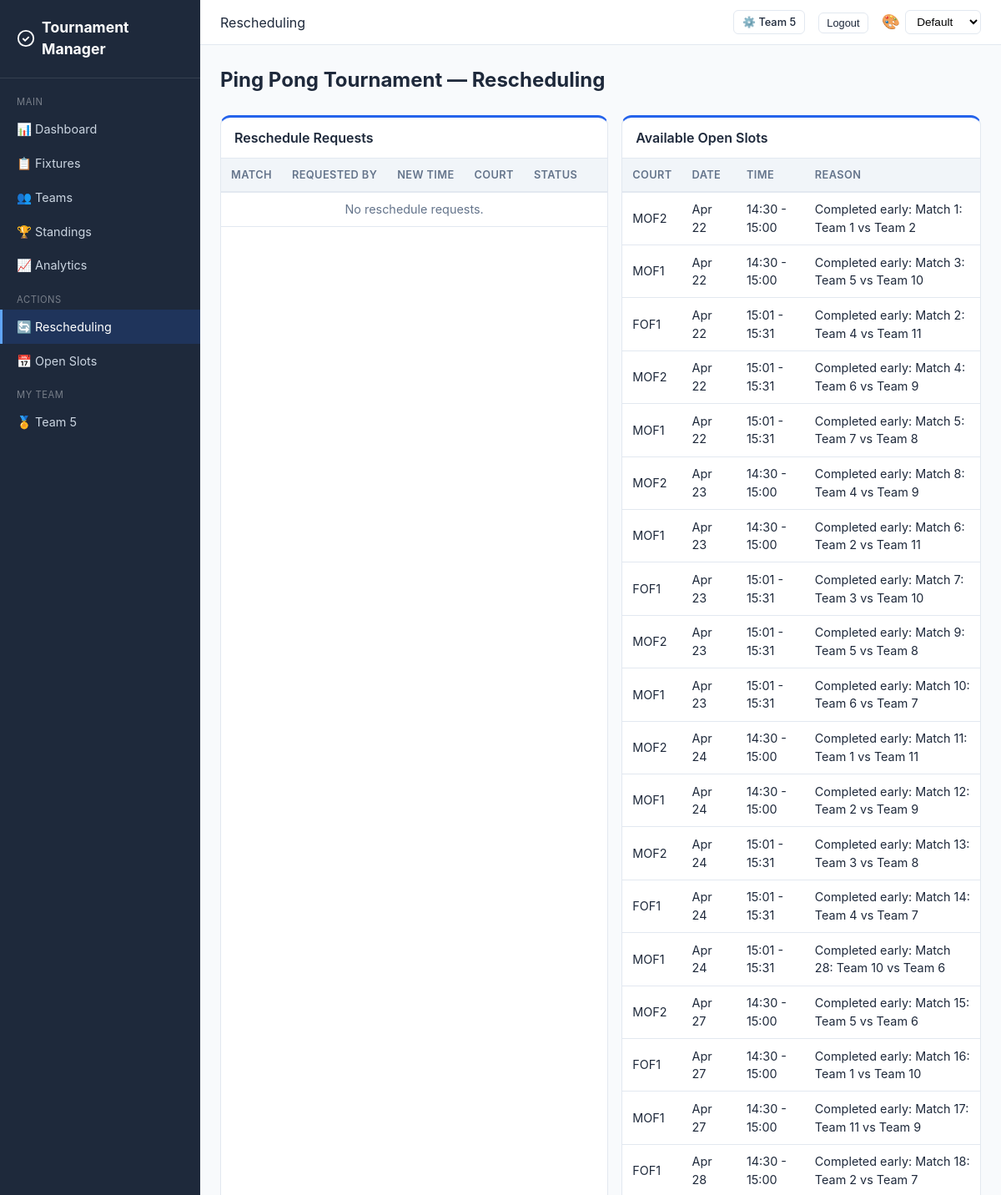
Page /rescheduling/ (signed in, upper part) on the earlier database version.
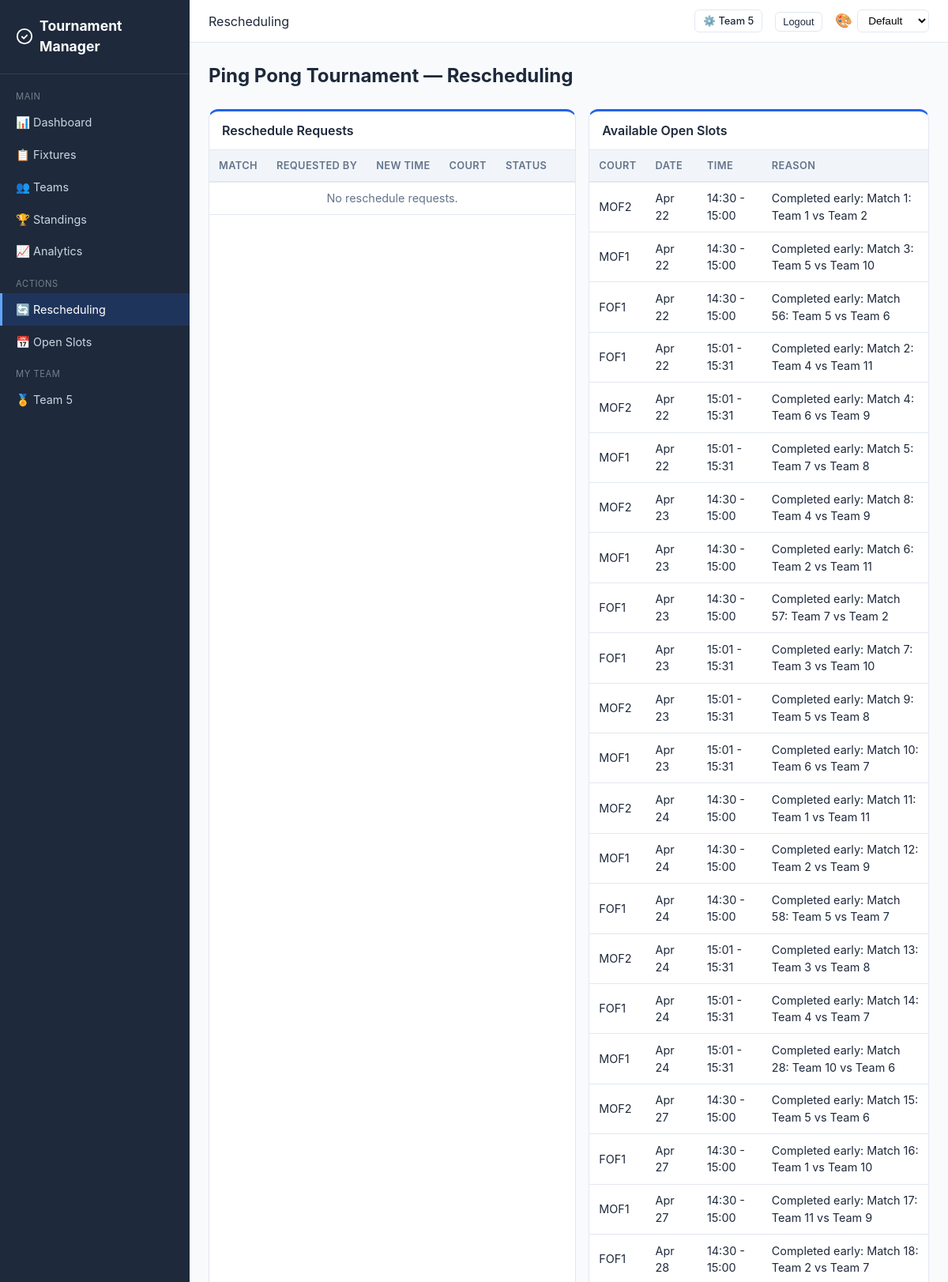
Same page on the later database version.
### core/models.py (models this page shows, shortened)
class OpenSlot(models.Model):
    tournament = models.ForeignKey(
        Tournament, on_delete=models.CASCADE, related_name="open_slots"
    )
    court = models.ForeignKey(Court, on_delete=models.CASCADE)
    start_time = models.DateTimeField()
    end_time = models.DateTimeField()
    reason = models.CharField(max_length=200, default="")
    created_at = models.DateTimeField(auto_now_add=True)
    class Meta:
        ordering = ["start_time"]

class Court(models.Model):
    tournament = models.ForeignKey(
        Tournament, on_delete=models.CASCADE, related_name="courts"
    )
    name = models.CharField(max_length=100)
    is_available = models.BooleanField(default=True)
    class Meta:
        unique_together = ["tournament", "name"]

### core/views.py (the view)
# urls.py: path("rescheduling/", views.rescheduling_view, name="rescheduling"),
@login_required
def rescheduling_view(request):
    tournament = _get_tournament(request)
    if not tournament:
        return render(request, "core/rescheduling.html", _tournament_context(request, tournament))
    _sync_open_slots_for_tournament(tournament)
    team = _get_team(request.user)
    requests_qs = RescheduleRequest.objects.filter(
        match__tournament=tournament
    ).select_related("match", "requested_by", "new_court").order_by("-created_at")
    if team and not _is_organizer(request.user):
        requests_qs = requests_qs.filter(
            Q(requested_by=team) | Q(match__team1=team) | Q(match__team2=team)
        )
    return render(request, "core/rescheduling.html", {
        "tournament": tournament, "requests": requests_qs,
        "open_slots": tournament.open_slots.select_related("court").filter(end_time__gt=timezone.now()), "team": team,
        **_tournament_context(request, tournament),
    })

### core/models.py (called while the page is built)
    def __str__(self):
        t1 = self.team1.name if self.team1 else "TBD"
        t2 = self.team2.name if self.team2 else "TBD"
        return f"Match {self.match_number}: {t1} vs {t2}"

### core/views.py (called while the page is built)
def _get_team(user, tournament=None):
    if tournament is not None:
        membership = user.memberships.filter(team__tournament=tournament).select_related("team").first()
        return membership.team if membership else None
    membership = (
        user.memberships
        .filter(team__status="active")
        .select_related("team__tournament")
        .order_by("role", "joined_at")
        .first()
    )
    if membership:
        return membership.team
    membership = user.memberships.select_related("team__tournament").order_by("role", "joined_at").first()
    return membership.team if membership else None

def _is_organizer(user):
    return user.is_staff or user.is_superuser

### templates/core/rescheduling.html (shortened to what this page needs)
{% extends "core/base.html" %}
{% block page_header %}Rescheduling{% endblock %}
{% block content %}
<h1 class="page-title">{% if tournament %}{{ tournament.name }} — {% endif %}Rescheduling</h1>
{% if tournament %}
<div class="grid grid-2">
    <div class="card">
        <div class="card-header">Reschedule Requests</div>
        <div class="table-container">
        <table>
            <thead><tr><th>Match</th><th>Requested By</th><th>New Time</th><th>Court</th><th>Status</th><th></th></tr></thead>
            <tbody>
            {% for rr in requests %}
            <tr>
                <td><a href="{% url 'match_detail' pk=rr.match.pk %}">Match #{{ rr.match.match_number }}</a></td>
                <td>{{ rr.requested_by.name }}</td>
                <td>{{ rr.new_time|date:"M d, H:i" }}</td>
                <td>{{ rr.new_court.name|default:"-" }}</td>
                <td><span class="badge badge-{{ rr.status }}">{{ rr.get_status_display }}</span></td>
                <td>
                    {% if rr.status == "pending" and team and rr.requested_by != team %}
                    <form method="post" action="{% url 'respond_reschedule' pk=rr.pk %}" style="display:inline">
                        {% csrf_token %}
                        <input type="hidden" name="action" value="approve">
                        <button type="submit" class="btn btn-success btn-sm">✓</button>
                    </form>
                    <form method="post" action="{% url 'respond_reschedule' pk=rr.pk %}" style="display:inline">
                        {% csrf_token %}
                        <input type="hidden" name="action" value="reject">
                        <button type="submit" class="btn btn-danger btn-sm">✗</button>
                    </form>
                    {% endif %}
                </td>
            </tr>
            {% empty %}
            <tr><td colspan="6" class="text-center text-muted">No reschedule requests.</td></tr>
            {% endfor %}
            </tbody>
        </table>
        </div>
    </div>
    <div class="card">
        <div class="card-header">Available Open Slots</div>
        <div class="table-container">
        <table>
            <thead><tr><th>Court</th><th>Date</th><th>Time</th><th>Reason</th></tr></thead>
            <tbody>
            {% for slot in open_slots %}
            <tr>
                <td>{{ slot.court.name }}</td>
                <td>{{ slot.start_time|date:"M d" }}</td>
                <td>{{ slot.start_time|date:"H:i" }} - {{ slot.end_time|date:"H:i" }}</td>
                <td>{{ slot.reason }}</td>
            </tr>
            {% empty %}
            <tr><td colspan="4" class="text-center text-muted">No open slots.</td></tr>
            {% endfor %}
            </tbody>
        </table>
        </div>
    </div>
</div>
{% else %}
<p class="text-muted">No tournament active.</p>
{% endif %}
{% endblock %}

Differences in the rows shown:
added OpenSlot: court.name "FOF1", start_time "Apr 22", start_time "14:30", end_time "15:00", reason "Completed early: Match 56: Team 5 vs Team 6"
added OpenSlot: court.name "FOF1", start_time "Apr 23", start_time "14:30", end_time "15:00", reason "Completed early: Match 57: Team 7 vs Team 2"
added OpenSlot: court.name "FOF1", start_time "Apr 24", start_time "14:30", end_time "15:00", reason "Completed early: Match 58: Team 5 vs Team 7"
